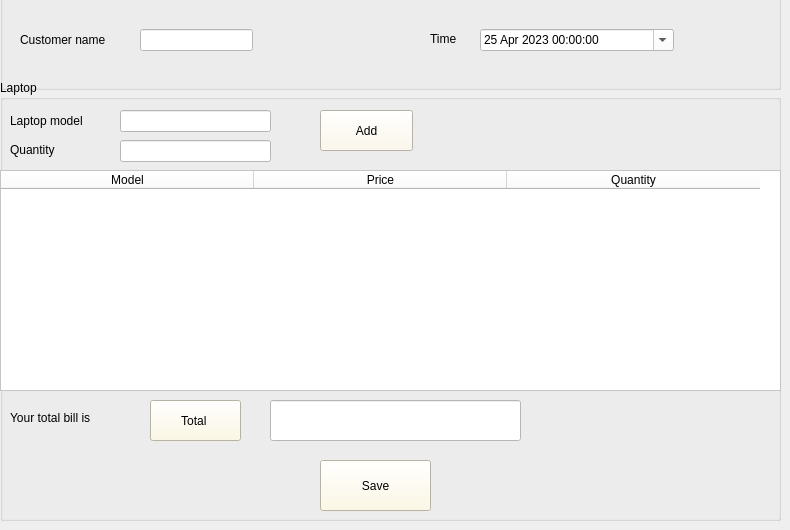
    <widget class="QWidget" name="tab_9">
     <attribute name="title">
      <string>invoice</string>
     </attribute>
     <widget class="QGroupBox" name="groupBox_6">
      <property name="geometry">
       <rect>
        <x>0</x>
        <y>-21</y>
        <width>781</width>
        <height>111</height>
       </rect>
      </property>
      <property name="title">
       <string>Invoice details</string>
      </property>
      <widget class="QLabel" name="label_23">
       <property name="geometry">
        <rect>
         <x>20</x>
         <y>50</y>
         <width>101</width>
         <height>21</height>
        </rect>
       </property>
       <property name="text">
        <string>Customer name</string>
       </property>
      </widget>
      <widget class="QLineEdit" name="l81">
       <property name="geometry">
        <rect>
         <x>140</x>
         <y>50</y>
         <width>113</width>
         <height>22</height>
        </rect>
       </property>
       <property name="styleSheet">
        <string notr="true">background-color: rgb(255, 255, 255);</string>
       </property>
      </widget>
      <widget class="QDateTimeEdit" name="l82">
       <property name="geometry">
        <rect>
         <x>480</x>
         <y>50</y>
         <width>194</width>
         <height>22</height>
        </rect>
       </property>
       <property name="styleSheet">
        <string notr="true">background-color: rgb(255, 255, 255);</string>
       </property>
       <property name="dateTime">
        <datetime>
         <hour>0</hour>
         <minute>0</minute>
         <second>0</second>
         <year>2023</year>
         <month>4</month>
         <day>25</day>
        </datetime>
       </property>
       <property name="maximumDateTime">
        <datetime>
         <hour>23</hour>
         <minute>59</minute>
         <second>59</second>
         <year>2030</year>
         <month>12</month>
         <day>31</day>
        </datetime>
       </property>
       <property name="minimumDateTime">
        <datetime>
         <hour>0</hour>
         <minute>0</minute>
         <second>0</second>
         <year>2022</year>
         <month>9</month>
         <day>14</day>
        </datetime>
       </property>
       <property name="calendarPopup">
        <bool>true</bool>
       </property>
      </widget>
      <widget class="QLabel" name="label_24">
       <property name="geometry">
        <rect>
         <x>430</x>
         <y>50</y>
         <width>55</width>
         <height>20</height>
        </rect>
       </property>
       <property name="text">
        <string>Time</string>
       </property>
      </widget>
     </widget>
     <widget class="QGroupBox" name="groupBox_7">
      <property name="geometry">
       <rect>
        <x>0</x>
        <y>80</y>
        <width>781</width>
        <height>441</height>
       </rect>
      </property>
      <property name="autoFillBackground">
       <bool>false</bool>
      </property>
      <property name="title">
       <string>Laptop</string>
      </property>
      <widget class="QLabel" name="label_25">
       <property name="geometry">
        <rect>
         <x>10</x>
         <y>30</y>
         <width>101</width>
         <height>21</height>
        </rect>
       </property>
       <property name="text">
        <string>Laptop model</string>
       </property>
      </widget>
      <widget class="QLineEdit" name="l83">
       <property name="geometry">
        <rect>
         <x>120</x>
         <y>30</y>
         <width>151</width>
         <height>22</height>
        </rect>
       </property>
       <property name="styleSheet">
        <string notr="true">background-color: rgb(255, 255, 255);</string>
       </property>
      </widget>
      <widget class="QLabel" name="label_26">
       <property name="geometry">
        <rect>
         <x>10</x>
         <y>60</y>
         <width>55</width>
         <height>20</height>
        </rect>
       </property>
       <property name="text">
        <string>Quantity</string>
       </property>
      </widget>
      <widget class="QLineEdit" name="l84">
       <property name="geometry">
        <rect>
         <x>120</x>
         <y>60</y>
         <width>151</width>
         <height>22</height>
        </rect>
       </property>
       <property name="styleSheet">
        <string notr="true">background-color: rgb(255, 255, 255);</string>
       </property>
      </widget>
      <widget class="QPushButton" name="b81">
       <property name="geometry">
        <rect>
         <x>320</x>
         <y>30</y>
         <width>93</width>
         <height>41</height>
        </rect>
       </property>
       <property name="styleSheet">
        <string notr="true">background-color: rgb(255, 248, 230);</string>
       </property>
       <property name="text">
        <string>Add</string>
       </property>
      </widget>
      <widget class="QTableWidget" name="table_8">
       <property name="geometry">
        <rect>
         <x>0</x>
         <y>90</y>
         <width>781</width>
         <height>221</height>
        </rect>
       </property>
       <property name="minimumSize">
        <size>
         <width>0</width>
         <height>0</height>
        </size>
       </property>
       <property name="autoFillBackground">
        <bool>false</bool>
       </property>
       <property name="styleSheet">
        <string notr="true">background-color: rgb(255, 255, 255);</string>
       </property>
       <property name="rowCount">
        <number>0</number>
       </property>
       <property name="columnCount">
        <number>3</number>
       </property>
       <attribute name="horizontalHeaderDefaultSectionSize">
        <number>253</number>
       </attribute>
       <attribute name="horizontalHeaderStretchLastSection">
        <bool>false</bool>
       </attribute>
       <attribute name="verticalHeaderShowSortIndicator" stdset="0">
        <bool>false</bool>
       </attribute>
       <column>
        <property name="text">
         <string>Model</string>
        </property>
       </column>
       <column>
        <property name="text">
         <string>Price</string>
        </property>
       </column>
       <column>
        <property name="text">
         <string>Quantity</string>
        </property>
       </column>
      </widget>
      <widget class="QPushButton" name="b82">
       <property name="geometry">
        <rect>
         <x>150</x>
         <y>320</y>
         <width>91</width>
         <height>41</height>
        </rect>
       </property>
       <property name="styleSheet">
        <string notr="true">background-color: rgb(255, 250, 222);</string>
       </property>
       <property name="text">
        <string>Total </string>
       </property>
      </widget>
      <widget class="QPushButton" name="b83">
       <property name="geometry">
        <rect>
         <x>320</x>
         <y>380</y>
         <width>111</width>
         <height>51</height>
        </rect>
       </property>
       <property name="styleSheet">
        <string notr="true">background-color: rgb(255, 250, 222);</string>
       </property>
       <property name="text">
        <string>Save</string>
       </property>
      </widget>
      <widget class="QLabel" name="label_27">
       <property name="geometry">
        <rect>
         <x>10</x>
         <y>330</y>
         <width>121</width>
         <height>16</height>
        </rect>
       </property>
       <property name="styleSheet">
        <string notr="true">font: 75 10pt &quot;MS Shell Dlg 2&quot;;</string>
       </property>
       <property name="text">
        <string>Your total bill is</string>
       </property>
      </widget>
      <widget class="QLineEdit" name="l85">
       <property name="geometry">
        <rect>
         <x>270</x>
         <y>320</y>
         <width>251</width>
         <height>41</height>
        </rect>
       </property>
       <property name="styleSheet">
        <string notr="true">background-color: rgb(255, 255, 255);
font: 75 16pt &quot;MS Shell Dlg 2&quot;;
color: rgb(255, 0, 0);</string>
       </property>
       <property name="text">
        <string/>
       </property>
      </widget>
     </widget>
    </widget>
